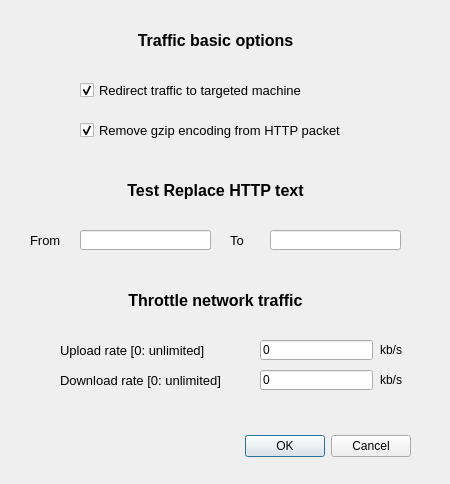
<?xml version="1.0" encoding="UTF-8"?>
<ui version="4.0">
 <class>DialogArpOptions</class>
 <widget class="QDialog" name="DialogArpOptions">
  <property name="geometry">
   <rect>
    <x>0</x>
    <y>0</y>
    <width>450</width>
    <height>484</height>
   </rect>
  </property>
  <property name="windowTitle">
   <string>Dialog</string>
  </property>
  <widget class="QLabel" name="label_6">
   <property name="geometry">
    <rect>
     <x>30</x>
     <y>230</y>
     <width>41</width>
     <height>20</height>
    </rect>
   </property>
   <property name="font">
    <font>
     <pointsize>10</pointsize>
    </font>
   </property>
   <property name="text">
    <string>From</string>
   </property>
  </widget>
  <widget class="QLabel" name="label_7">
   <property name="geometry">
    <rect>
     <x>230</x>
     <y>230</y>
     <width>21</width>
     <height>20</height>
    </rect>
   </property>
   <property name="font">
    <font>
     <pointsize>10</pointsize>
    </font>
   </property>
   <property name="text">
    <string>To</string>
   </property>
  </widget>
  <widget class="QLabel" name="label">
   <property name="geometry">
    <rect>
     <x>60</x>
     <y>340</y>
     <width>181</width>
     <height>20</height>
    </rect>
   </property>
   <property name="font">
    <font>
     <pointsize>10</pointsize>
    </font>
   </property>
   <property name="text">
    <string>Upload rate [0: unlimited]</string>
   </property>
  </widget>
  <widget class="QLineEdit" name="le_download_rate">
   <property name="geometry">
    <rect>
     <x>260</x>
     <y>370</y>
     <width>113</width>
     <height>20</height>
    </rect>
   </property>
   <property name="text">
    <string>0</string>
   </property>
  </widget>
  <widget class="QLabel" name="label_3">
   <property name="geometry">
    <rect>
     <x>50</x>
     <y>280</y>
     <width>331</width>
     <height>41</height>
    </rect>
   </property>
   <property name="font">
    <font>
     <pointsize>12</pointsize>
     <weight>75</weight>
     <bold>true</bold>
    </font>
   </property>
   <property name="text">
    <string>Throttle network traffic</string>
   </property>
   <property name="alignment">
    <set>Qt::AlignCenter</set>
   </property>
  </widget>
  <widget class="QLabel" name="label_4">
   <property name="geometry">
    <rect>
     <x>50</x>
     <y>20</y>
     <width>331</width>
     <height>41</height>
    </rect>
   </property>
   <property name="font">
    <font>
     <pointsize>12</pointsize>
     <weight>75</weight>
     <bold>true</bold>
    </font>
   </property>
   <property name="text">
    <string>Traffic basic options</string>
   </property>
   <property name="alignment">
    <set>Qt::AlignCenter</set>
   </property>
  </widget>
  <widget class="QLineEdit" name="le_replace_from">
   <property name="geometry">
    <rect>
     <x>80</x>
     <y>230</y>
     <width>131</width>
     <height>20</height>
    </rect>
   </property>
  </widget>
  <widget class="QDialogButtonBox" name="buttonBox">
   <property name="geometry">
    <rect>
     <x>200</x>
     <y>430</y>
     <width>211</width>
     <height>32</height>
    </rect>
   </property>
   <property name="orientation">
    <enum>Qt::Horizontal</enum>
   </property>
   <property name="standardButtons">
    <set>QDialogButtonBox::Cancel|QDialogButtonBox::Ok</set>
   </property>
  </widget>
  <widget class="QCheckBox" name="cb_remove_gzip">
   <property name="geometry">
    <rect>
     <x>80</x>
     <y>120</y>
     <width>291</width>
     <height>20</height>
    </rect>
   </property>
   <property name="font">
    <font>
     <pointsize>10</pointsize>
    </font>
   </property>
   <property name="text">
    <string>Remove gzip encoding from HTTP packet</string>
   </property>
   <property name="checked">
    <bool>true</bool>
   </property>
  </widget>
  <widget class="QLabel" name="label_5">
   <property name="geometry">
    <rect>
     <x>50</x>
     <y>170</y>
     <width>331</width>
     <height>41</height>
    </rect>
   </property>
   <property name="font">
    <font>
     <pointsize>12</pointsize>
     <weight>75</weight>
     <bold>true</bold>
    </font>
   </property>
   <property name="text">
    <string>Test Replace HTTP text</string>
   </property>
   <property name="alignment">
    <set>Qt::AlignCenter</set>
   </property>
  </widget>
  <widget class="QLineEdit" name="le_upload_rate">
   <property name="geometry">
    <rect>
     <x>260</x>
     <y>340</y>
     <width>113</width>
     <height>20</height>
    </rect>
   </property>
   <property name="text">
    <string>0</string>
   </property>
  </widget>
  <widget class="QCheckBox" name="cb_redirect_traffic">
   <property name="geometry">
    <rect>
     <x>80</x>
     <y>80</y>
     <width>291</width>
     <height>20</height>
    </rect>
   </property>
   <property name="font">
    <font>
     <pointsize>10</pointsize>
    </font>
   </property>
   <property name="autoFillBackground">
    <bool>false</bool>
   </property>
   <property name="text">
    <string>Redirect traffic to targeted machine</string>
   </property>
   <property name="checked">
    <bool>true</bool>
   </property>
  </widget>
  <widget class="QLabel" name="label_2">
   <property name="geometry">
    <rect>
     <x>60</x>
     <y>370</y>
     <width>191</width>
     <height>20</height>
    </rect>
   </property>
   <property name="font">
    <font>
     <pointsize>10</pointsize>
    </font>
   </property>
   <property name="text">
    <string>Download rate [0: unlimited]</string>
   </property>
  </widget>
  <widget class="QLineEdit" name="le_replace_to">
   <property name="geometry">
    <rect>
     <x>270</x>
     <y>230</y>
     <width>131</width>
     <height>20</height>
    </rect>
   </property>
  </widget>
  <widget class="QLabel" name="label_8">
   <property name="geometry">
    <rect>
     <x>380</x>
     <y>340</y>
     <width>59</width>
     <height>20</height>
    </rect>
   </property>
   <property name="text">
    <string>kb/s</string>
   </property>
  </widget>
  <widget class="QLabel" name="label_9">
   <property name="geometry">
    <rect>
     <x>380</x>
     <y>370</y>
     <width>59</width>
     <height>20</height>
    </rect>
   </property>
   <property name="text">
    <string>kb/s</string>
   </property>
  </widget>
 </widget>
 <resources/>
 <connections/>
</ui>
